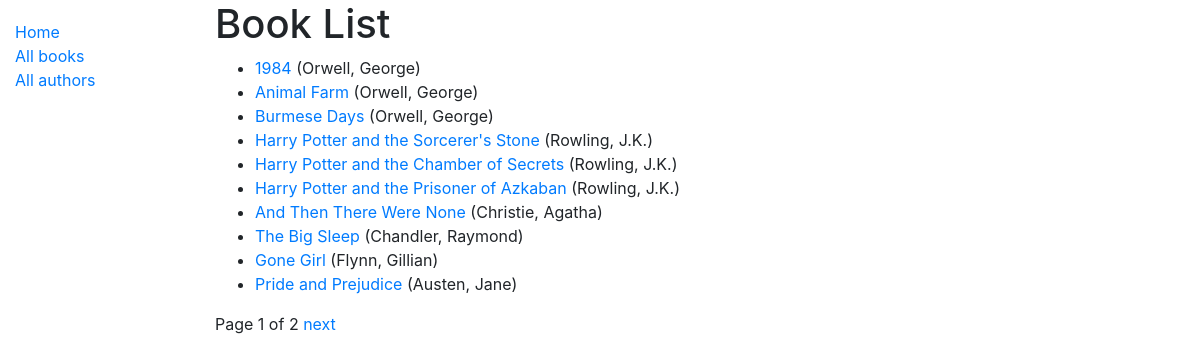
/catalog/books/, run on the app's committed database.
### catalog/models.py (models this page shows, shortened)
class Book(models.Model):
	title=models.CharField(max_length=200)
	author=models.ForeignKey('Author', on_delete=models.SET_NULL, null=True)
	summary=models.TextField(max_length=1000, help_text='Enter a brief description of the book')
	isbn = models.CharField('ISBN', max_length=13, help_text='13 Character <a href=“https://www.isbn-international.org/content/what-isbn">ISBN number</a>')
	genre=models.ManyToManyField(Genre, help_text='Select a genre for this book')
	language=models.ForeignKey('Language', on_delete=models.SET_NULL, null=True)
	def get_absolute_url(self):
		return reverse('book-detail',args=[str(self.id)])
	def display_genre(self):
		"""Create a string for the Genre. This is required to display genre in Admin """
		return ', '.join(genre.name for genre in self.genre.all()[:3])
	display_genre.short_description = 'Genre'

class Author(models.Model):
	first_name=models.CharField(max_length=100)
	last_name=models.CharField(max_length=100)
	date_of_birth=models.DateField(null=True, blank=True)
	date_of_death=models.DateField('Died', null=True, blank=True)
	class Meta:
		ordering=['last_name', 'first_name']
	def __str__(self):
		return f'{self.last_name}, {self.first_name}'

### catalog/views.py (the view)
# urls.py: path('books/', views.BookListView.as_view(), name='books'),
class BookListView(generic.ListView):
	model = Book
	paginate_by = 10
	"""
	context_object_name = 'my_book_list'   # your own name for the list as a template variable
    queryset = Book.objects.filter(title__icontains='war')[:5] # Get 5 books containing the title war
    template_name = 'books/my_arbitrary_template_name_list.html'  # Specify your own template name/location
	"""

### catalog/templates/catalog/book_list.html
{% extends "base_generic.html" %}
{% block content %}
  <h1>Book List</h1>
  {% if book_list %}
  <ul>
    {% for book in book_list %}
      <li>
        <a href="{{ book.get_absolute_url }}">{{ book.title }}</a> ({{book.author}})
      </li>
    {% endfor %}
  </ul>
  {% else %}
    <p>There are no books in the library.</p>
  {% endif %}
{% endblock %}

### data on the page
Book: title "1984", author "Orwell, George"
Book: title "Animal Farm", author "Orwell, George"
Book: title "Burmese Days", author "Orwell, George"
Book: title "Harry Potter and the Sorcerer's Stone", author "Rowling, J.K."
Book: title "Harry Potter and the Chamber of Secrets", author "Rowling, J.K."
Book: title "Harry Potter and the Prisoner of Azkaban", author "Rowling, J.K."
Book: title "And Then There Were None", author "Christie, Agatha"
Book: title "The Big Sleep", author "Chandler, Raymond"
Book: title "Gone Girl", author "Flynn, Gillian"
Book: title "Pride and Prejudice", author "Austen, Jane"

### other printed values
{{ page_obj.number }} "1"
{{ page_obj.paginator.num_pages }} "2"
